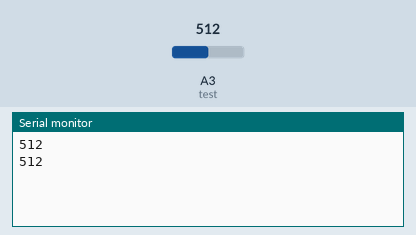
The sketch below on a simulated Arduino Uno, built with avr-gcc and run on an emulated ATmega328P. Parts: the last lines printed to the serial monitor. The test bench sets the inputs (shaded band); at power-on: A3 (test) = 512.

Above: at 1.8 s.
1.9 s: A3 (test) set to 716
At 2.8 s:
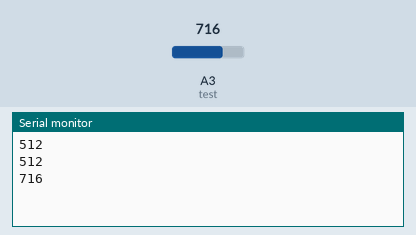
3.4 s: A3 (test) set to 900
At 4.8 s:
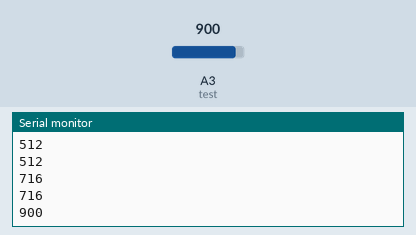
Timing chart, 0 to 6.4 s (numbered marks = the images above; inputs shaded):
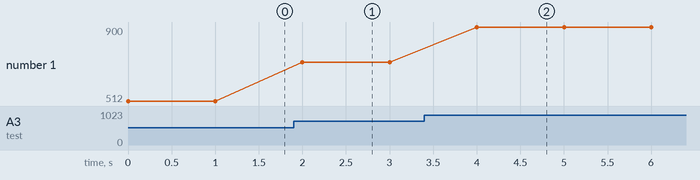

Measured:
- after the input at 1.9 s, the serial monitor: prints a new line after 0.10 s (image 1)
- after the input at 3.4 s, the serial monitor: prints a new line after 0.60 s (image 2)
- plotted number 1: 512 → 716 after the input at 1.9 s, 716 → 900 after the input at 3.4 s

The sketch:

ttest_1_.ino
```cpp
 int test = A3;
void setup() {
  Serial.begin(9600);
}

void loop() {
  int Test = analogRead(test);
  Serial.println(Test, DEC);
  delay(1000);
}
```
